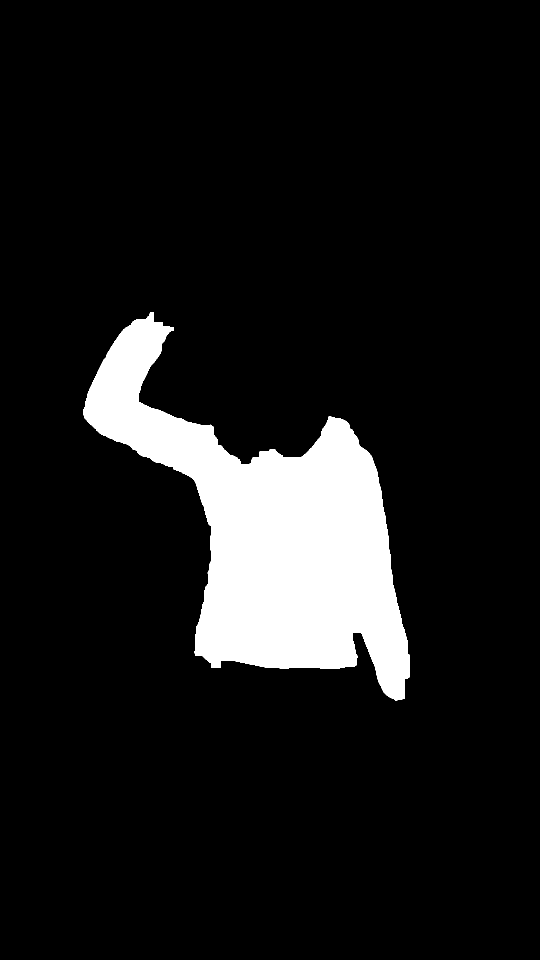
#> input picture danny-mirror/auto-resize-comparison/outputs_36/best/refined_mask.png, 1080 x 1920 px (shown at 1/2 size)
$ python refine_mask_smart.py refined_mask.png refined_mask.png refined_mask.png out.png .
#> lines starting #> are read from the running program, lines starting #| are printed output that depends on the picture; after the words box and inside, x2 and y2 are one past the last pixel; in counts of white or black regions, pixels touching at a corner belong together
#!/usr/bin/env python3
import cv2
import numpy as np
import sys
import os


def load_imgs(orig_path, edit_path, mask_path):
#> called with orig_path = 'refined_mask.png', edit_path = 'refined_mask.png', mask_path = 'refined_mask.png'
    orig = cv2.imread(orig_path)
#> orig is the input picture: shape (1920, 1080, 3); 9.9% white; 1 white region, box (x1, y1, x2, y2) and area: (166, 624, 819, 1402) 205387
    edit = cv2.imread(edit_path)
    mask = cv2.imread(mask_path, cv2.IMREAD_GRAYSCALE)
#> mask: shape (1920, 1080); 9.9% white; 1 white region

    if orig is None or edit is None or mask is None:
        raise RuntimeError("Could not read one or more input images")

    h, w = orig.shape[:2]
#> h = 1920; w = 1080
    if edit.shape[:2] != (h, w):
        edit = cv2.resize(edit, (w, h), interpolation=cv2.INTER_LINEAR)
    if mask.shape[:2] != (h, w):
        mask = cv2.resize(mask, (w, h), interpolation=cv2.INTER_NEAREST)

    return orig, edit, mask


def make_diff_mask(orig, edit, blur_ksize=5, thresh=15):
    """binary: where did the edited image actually change vs original"""
#> called with blur_ksize = 5, thresh = 7
    if blur_ksize > 1:
        orig_b = cv2.GaussianBlur(orig, (blur_ksize, blur_ksize), 0)
        edit_b = cv2.GaussianBlur(edit, (blur_ksize, blur_ksize), 0)
    else:
        orig_b = orig
        edit_b = edit

    diff = cv2.absdiff(orig_b, edit_b)
#> diff: shape (1920, 1080, 3); every value is 0
    gray = cv2.cvtColor(diff, cv2.COLOR_BGR2GRAY)
#> gray: shape (1920, 1080); every value is 0
    _, diff_bin = cv2.threshold(gray, thresh, 255, cv2.THRESH_BINARY)
    return diff_bin


def largest_filled_region(mask):
    """Keep only the largest connected area and fill it."""
    mask_bin = (mask > 0).astype(np.uint8) * 255
    contours, _ = cv2.findContours(mask_bin, cv2.RETR_EXTERNAL, cv2.CHAIN_APPROX_SIMPLE)
#> contours = 1 contour; box (x1, y1, x2, y2) and area: (166, 624, 819, 1402) 204024
    if not contours:
        return mask_bin

    biggest = max(contours, key=cv2.contourArea)
#> biggest = contour of 1141 points, box (x1, y1, x2, y2) (166, 624, 819, 1402), area 204024
    filled = np.zeros_like(mask_bin)
    cv2.drawContours(filled, [biggest], -1, 255, thickness=cv2.FILLED)
    return filled


def grow_mask_with_diff(mask, diff_mask, max_steps=10, kernel_size=5):
    """
    Iteratively dilate the mask, but ONLY keep newly added pixels
    that are inside the diff_mask. This grows the clothing shape
    toward all changed pixels, but won't spill onto the wall.
    """
#> called with max_steps = 12, kernel_size = 5
    kernel = np.ones((kernel_size, kernel_size), np.uint8)
    current = mask.copy()

    for _ in range(max_steps):
        dilated = cv2.dilate(current, kernel, iterations=1)
        # pixels that we would add:
        new_pixels = (dilated == 255) & (current == 0)
        # only allow new pixels in diff areas
        allowed = new_pixels & (diff_mask == 255)
        if not np.any(allowed):
            break
        current[allowed] = 255
#> this loop made 1 pass
#> pass 1, in grow_mask_with_diff, `dilated = cv2.dilate(current, kernel, iterations=1)`:
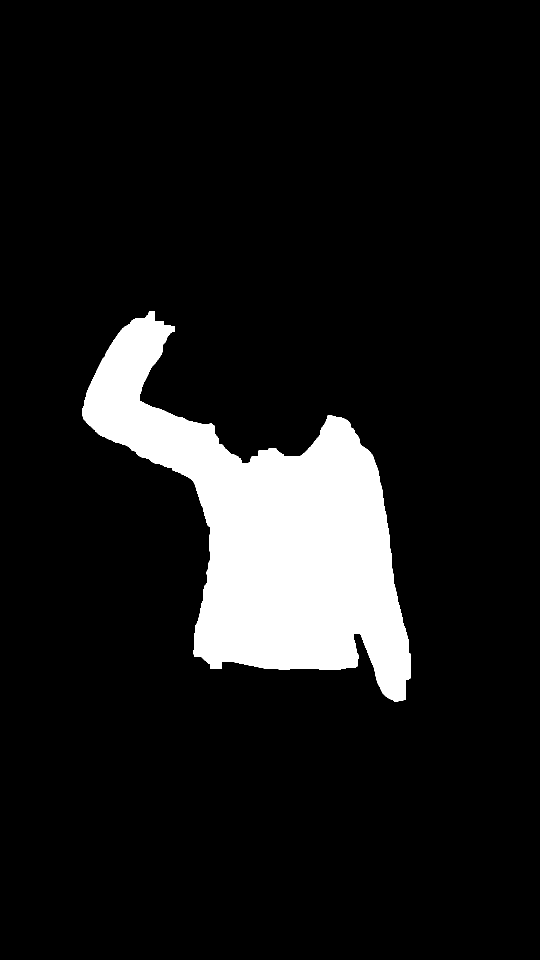
#> dilated: shape (1920, 1080) (shown at 1/2 size); 10.2% white; 1 white region, box (x1, y1, x2, y2) and area: (164, 622, 821, 1404) 212407
#> pass 1, in grow_mask_with_diff, `new_pixels = (dilated == 255) & (current == 0)`:
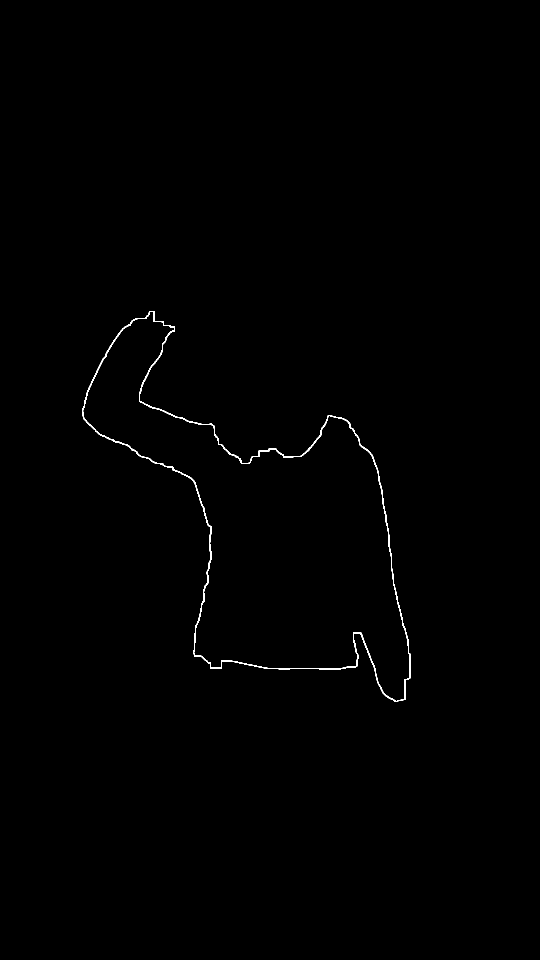
#> new_pixels: shape (1920, 1080) bool (shown at 1/2 size); 0.34% white in thin lines or dots, all inside (x1, y1, x2, y2) = (164, 622, 821, 1404)

    return current


def smooth_edges(mask, kernel_size=5):
    """light close + contour redraw to make edges nicer"""
#> called with kernel_size = 5
    kernel = np.ones((kernel_size, kernel_size), np.uint8)
    closed = cv2.morphologyEx(mask, cv2.MORPH_CLOSE, kernel)

    # optional: redraw biggest contour to smooth
    contours, _ = cv2.findContours(closed, cv2.RETR_EXTERNAL, cv2.CHAIN_APPROX_SIMPLE)
    if not contours:
        return closed
    biggest = max(contours, key=cv2.contourArea)
    smoothed = np.zeros_like(mask)
    cv2.drawContours(smoothed, [biggest], -1, 255, thickness=cv2.FILLED)
    return smoothed


def refine_mask_smart(orig_path, edit_path, mask_path,
                      out_path="refined_mask.png",
                      steps_dir=None):
    if steps_dir:
        os.makedirs(steps_dir, exist_ok=True)

    orig, edit, start_mask = load_imgs(orig_path, edit_path, mask_path)

    # 1) make diff
    diff_mask = make_diff_mask(orig, edit, blur_ksize=5, thresh=7)
    if steps_dir:
        cv2.imwrite(os.path.join(steps_dir, "step_00_diff.png"), diff_mask)

    # 2) reduce to single solid region
    solid = largest_filled_region(start_mask)
    if steps_dir:
        cv2.imwrite(os.path.join(steps_dir, "step_01_solid.png"), solid)

    # 3) grow that region, but only where the diff says it's valid
    grown = grow_mask_with_diff(solid, diff_mask,
                                max_steps=12,  # how far to grow
                                kernel_size=5)
    if steps_dir:
        cv2.imwrite(os.path.join(steps_dir, "step_02_grown.png"), grown)

    # 4) final smoothing
    final = smooth_edges(grown, kernel_size=5)
    if steps_dir:
        cv2.imwrite(os.path.join(steps_dir, "step_03_final.png"), final)

    cv2.imwrite(out_path, final)
    print(f"[ok] wrote {out_path}")


def main():
    if len(sys.argv) < 4:
        print("usage: python refine_mask_smart.py original.png edited.png start_mask.png [out_mask.png] [steps_dir]")
        sys.exit(1)

    orig_path = sys.argv[1]
    edit_path = sys.argv[2]
    mask_path = sys.argv[3]
    out_path = sys.argv[4] if len(sys.argv) > 4 else "refined_mask.png"
    steps_dir = sys.argv[5] if len(sys.argv) > 5 else None

    refine_mask_smart(orig_path, edit_path, mask_path, out_path, steps_dir)


if __name__ == "__main__":
    main()

$ run again, with danny-mirror/blue-red-method/original.png copied over danny-mirror/auto-resize-comparison/outputs_36/best/refined_mask.png
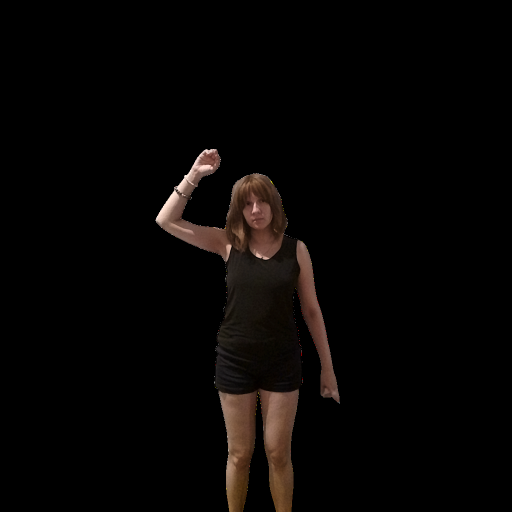
#> input picture danny-mirror/blue-red-method/original.png, 1024 x 1024 px (shown at 1/2 size)
#> in load_imgs, orig is the input picture: shape (1024, 1024, 3); mean B, G, R 4.2, 5.3, 7.4
#> diff: shape (1024, 1024, 3); every value is 0
#> gray: shape (1024, 1024); every value is 0
#> in largest_filled_region, `mask_bin = (mask > 0).astype(np.uint8) * 255`:
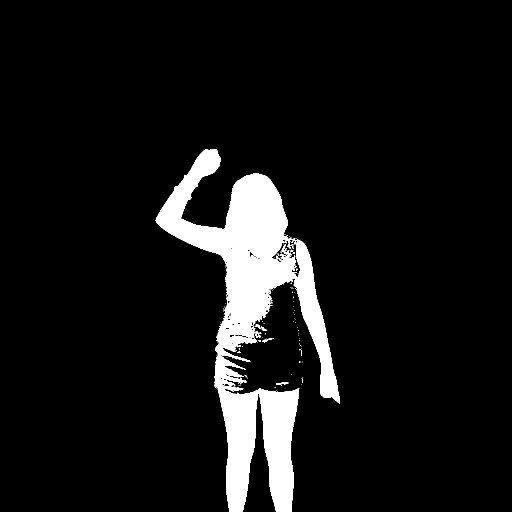
#> mask_bin: shape (1024, 1024) (shown at 1/2 size); 8.1% white; 122 white regions (115 under 20 px)
#> in largest_filled_region, `contours, _ = cv2.findContours(mask_bin, cv2.RETR_EXTERNAL, cv2.CHAIN_..`: contours = 122 contours, 115 with area under 20; largest, box (x1, y1, x2, y2) and area: (311, 298, 680, 1024) 82372, (510, 662, 523, 675) 48, (552, 764, 577, 769) 45, (524, 676, 548, 685) 40, (510, 648, 521, 658) 38, (561, 488, 572, 507) 37, (522, 653, 534, 662) 30
#> in largest_filled_region, `biggest = max(contours, key=cv2.contourArea)`: biggest = contour of 2215 points, box (x1, y1, x2, y2) (311, 298, 680, 1024), area 82372
#> filled: shape (1024, 1024); 8.1% white; 1 white region, box (x1, y1, x2, y2) and area: (311, 298, 680, 1024) 84578
#> in smooth_edges, `closed = cv2.morphologyEx(mask, cv2.MORPH_CLOSE, kernel)`:
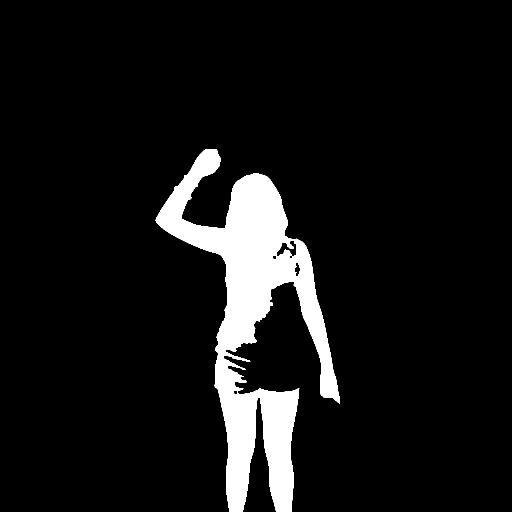
#> closed: shape (1024, 1024) (shown at 1/2 size); 8.2% white; 1 white region
#> in smooth_edges, `contours, _ = cv2.findContours(closed, cv2.RETR_EXTERNAL, cv2.CHAIN_AP..`: contours = 1 contour; box (x1, y1, x2, y2) and area: (311, 298, 680, 1024) 84926
#> in smooth_edges, `biggest = max(contours, key=cv2.contourArea)`: biggest = contour of 1474 points, box (x1, y1, x2, y2) (311, 298, 680, 1024), area 84926
#> smoothed: shape (1024, 1024); 8.3% white; 1 white region, box (x1, y1, x2, y2) and area: (311, 298, 680, 1024) 86654
